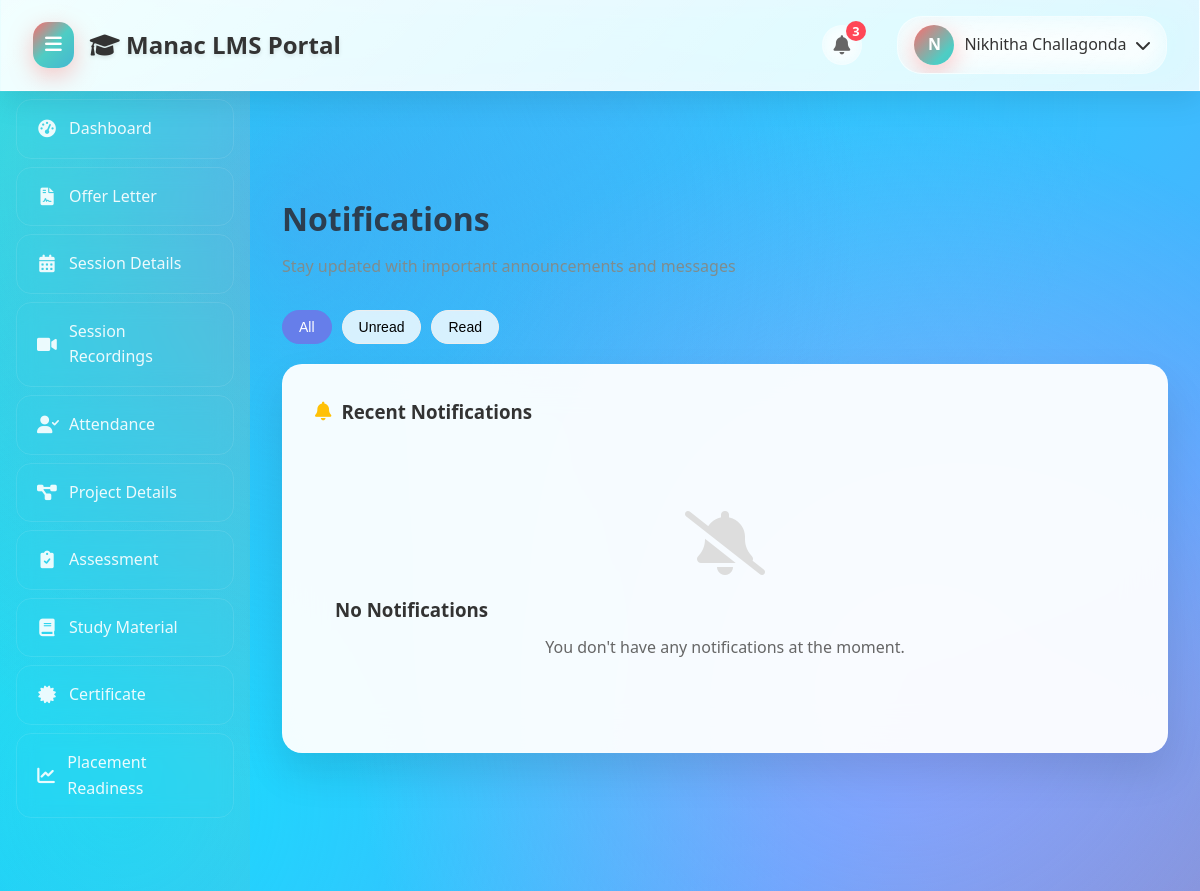
The app's page /notifications/ (signed in), older data.
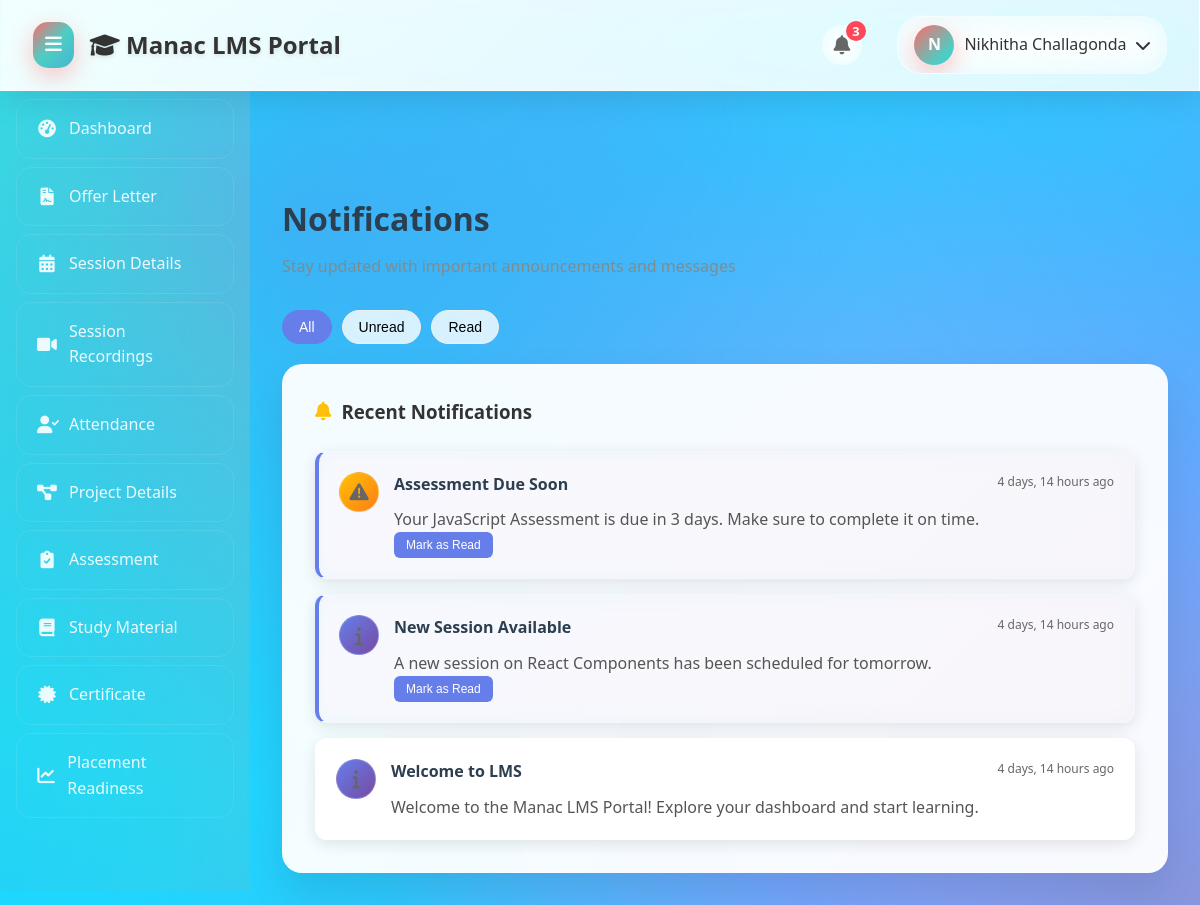
The same page, newer data.
### lms/models.py (models this page shows, shortened)
class Notification(models.Model):
    student = models.ForeignKey(Student, on_delete=models.CASCADE)
    title = models.CharField(max_length=200)
    message = models.TextField()
    notification_type = models.CharField(max_length=20, choices=[
        ('info', 'Information'),
        ('warning', 'Warning'),
        ('success', 'Success'),
        ('error', 'Error')
    ], default='info')
    is_read = models.BooleanField(default=False)
    created_at = models.DateTimeField(default=timezone.now)
    class Meta:
        ordering = ['-created_at']

### lms/views.py (the view)
# urls.py: path('notifications/', views.notifications, name='notifications'),
@login_required
def notifications(request):
    student = get_object_or_404(Student, user=request.user)
    notifications = Notification.objects.filter(student=student).order_by('-created_at')
    context = {'notifications': notifications}
    return render(request, 'lms/notifications.html', context)

### lms/templates/lms/notifications.html (shortened to what the changed rows need)
<!DOCTYPE html>
<html lang="en">
<head>
    <link rel="stylesheet" href="https://cdnjs.cloudflare.com/ajax/libs/font-awesome/6.0.0/css/all.min.css">
</head>
<body>
    <div class="header">
        <div class="header-left">
            <h2><i class="fas fa-graduation-cap"></i> Manac LMS Portal</h2>
        </div>
    </div>
    <div class="container">
        <div class="main-content" id="main-content">
            <div class="content-header">
                <h2>Notifications</h2>
            </div>
            <div class="card">
                <div class="notification-list" id="notification-list">
                    {% for notification in notifications %}
                    <div class="notification-item {% if not notification.is_read %}unread{% endif %}" data-id="{{ notification.id }}">
                        <div style="display: flex; align-items: flex-start;">
                            <div class="notification-icon {% if notification.notification_type == 'info' %}info{% elif notification.notification_type == 'success' %}success{% elif notification.notification_type == 'warning' %}warning{% else %}error{% endif %}">
                                {% if notification.notification_type == 'info' %}
                                    <i class="fas fa-info"></i>
                                {% elif notification.notification_type == 'success' %}
                                    <i class="fas fa-check"></i>
                                {% elif notification.notification_type == 'warning' %}
                                    <i class="fas fa-exclamation-triangle"></i>
                                {% else %}
                                    <i class="fas fa-times"></i>
                                {% endif %}
                            </div>
                            <div style="flex: 1;">
                                <div class="notification-header">
                                    <h4 class="notification-title">{{ notification.title }}</h4>
                                    <span class="notification-time">{{ notification.created_at|timesince }} ago</span>
                                </div>
                                <p class="notification-message">{{ notification.message }}</p>
                                {% if not notification.is_read %}
                                <button class="mark-read-btn" onclick="markAsRead({{ notification.id }})">
                                    Mark as Read
                                </button>
                                {% endif %}
                            </div>
                        </div>
                    </div>
                    {% empty %}
                    <div class="empty-state">
                        <i class="fas fa-bell-slash"></i>
                        <h3>No Notifications</h3>
                        <p>You don't have any notifications at the moment.</p>
                    </div>
                    {% endfor %}
                </div>
            </div>
        </div>
    </div>
</body>
</html>

Row changes from the older to the newer data that the page shows:
added Notification: notification_type "warning" (drawn), title "Assessment Due Soon", created_at "4 days, 14 hours", message "Your JavaScript Assessment is due in 3 days. Make sure to complete it on time."
added Notification: notification_type "info" (drawn), title "New Session Available", created_at "4 days, 14 hours", message "A new session on React Components has been scheduled for tomorrow."
added Notification: notification_type "info" (drawn), title "Welcome to LMS", created_at "4 days, 14 hours", message "Welcome to the Manac LMS Portal! Explore your dashboard and start learning.", is_read True (drawn)
Text that changed along with them:
text no longer shown: "No Notifications You don't have any notifications at the moment."
